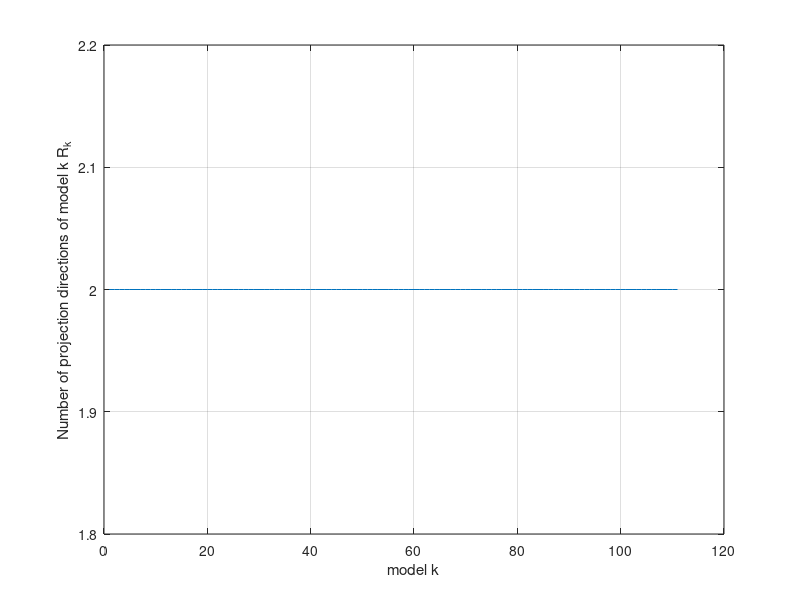
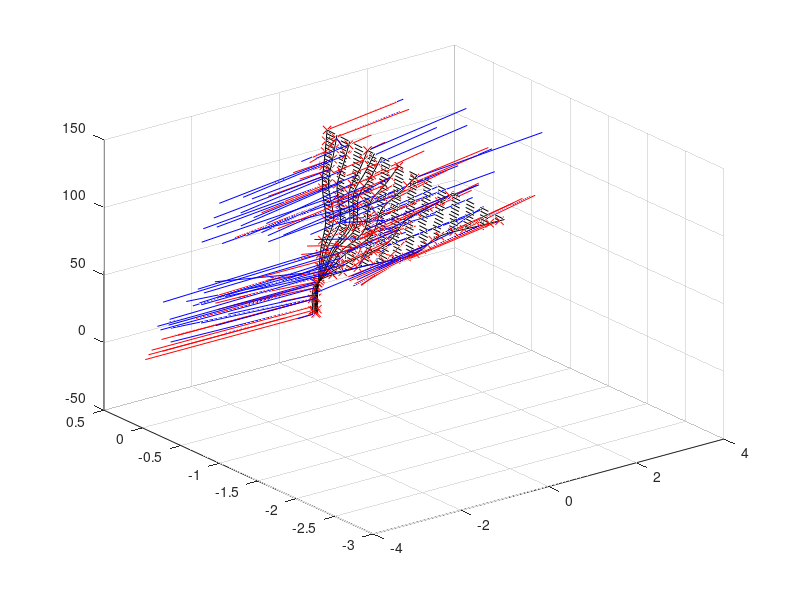

Recreate these plots in MATLAB, in order.
close all; clear; clc;

load meanAndStdData.mat
load("LWPR models average/init_D1000/LWPRmodel5.mat") % choose a model with a validation mass that is in the middle

%% Plot the number of projection directions for each rf of the model
Nrfs = length(model.sub.rfs);
R = zeros(Nrfs,1);
for k = 1:Nrfs
    U_k = model.sub.rfs(k).U;
    [~,R(k)] = size(U_k);
    
end
figure
plot(R)
xlabel("model k")
ylabel("Number of projection directions of model k R_k")
grid on

%% Plot the trajectories through mz mzdot t
fn = fieldnames(expStats);

figure
for i = 1:length(fn)
    exp = expStats.(fn{i});
    m = exp.mass;
    z= exp.EoB_zmean;
    zd = exp.EoB_zdmean;
    t = [0:length(z)-1]/360;
    plot3(z*m, zd*m, t*1000,'k')
    hold on
    grid on
end

for j = 1:length(t)
    for i = 1:length(fn)
        exp = expStats.(fn{i});
        m = exp.mass;
        zm(i) = exp.EoB_zmean(j)*m;
        zdm(i) = exp.EoB_zdmean(j)*m;
    end
    plot3(zm, zdm, t(j)*1000*ones(length(zm),1),'k--')
end

mean_x = model.mean_x;
norm_x = model.norm_in;
for k = 1:Nrfs
    c_k = model.sub.rfs(k).c.*norm_x; c_k(3) = c_k(3)*1000;
    plot3(c_k(1), c_k(2), c_k(3), 'xr')

    U_k = model.sub.rfs(k).U;
    U_k(:,1) = U_k(:,1)./norm_x./[1';1;1000];
    U_k(:,2) = U_k(:,2)./norm_x./[1;1;1000];
    
    plot3([c_k(1), c_k(1) + U_k(1,1)], [c_k(2), c_k(2) + U_k(2,1)],[c_k(3), c_k(3) + U_k(3,1)], 'r')
    plot3([c_k(1), c_k(1) + U_k(1,2)], [c_k(2), c_k(2) + U_k(2,2)],[c_k(3), c_k(3) + U_k(3,2)], 'b')

end
